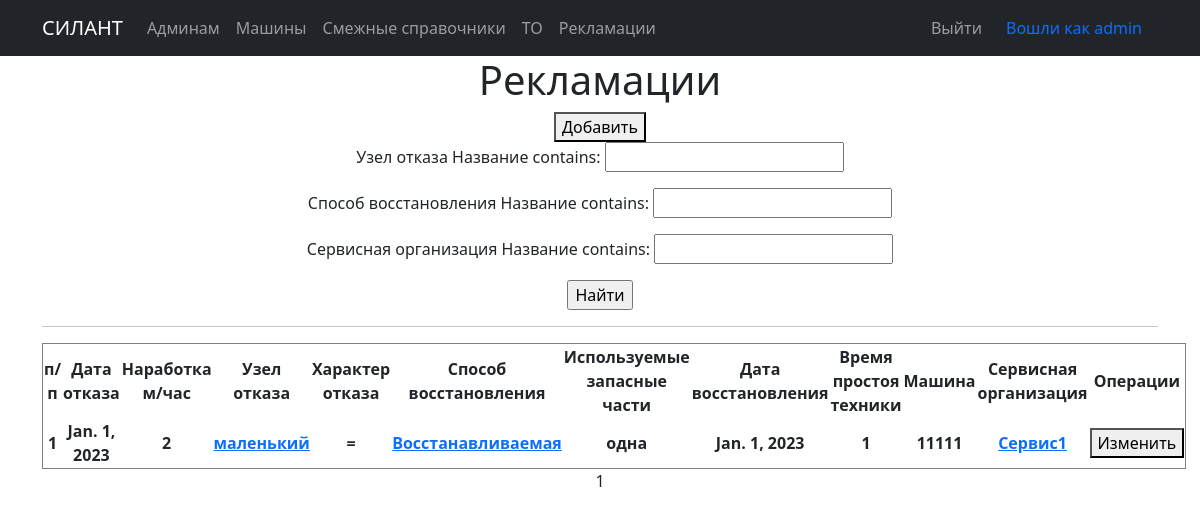
Page /cars/сomplaints/ (signed in) on the earlier database version.
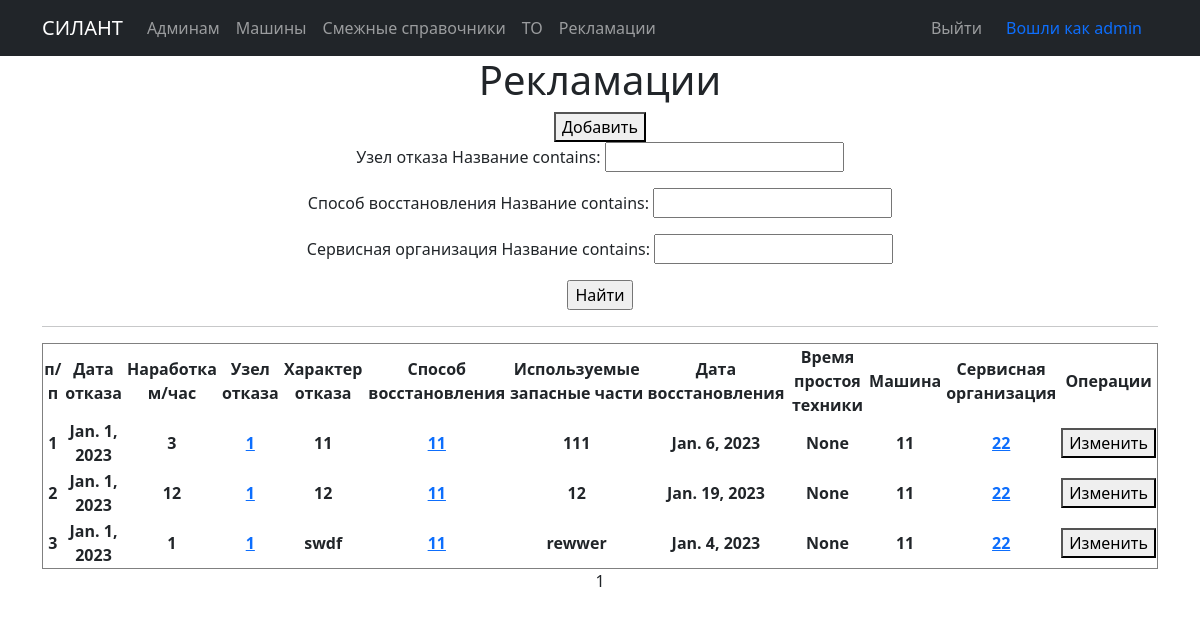
Same page on the later database version.
### silant/models.py (models this page shows, shortened)
class Complaints(models.Model):
    date_of_refusal = models.DateField(verbose_name='Дата отказа')
    operating_time = models.IntegerField(verbose_name='Наработка м/час')
    failure_node = models.ForeignKey(Failure_node, on_delete=models.CASCADE, verbose_name='Узел отказа')
    description_failure = models.TextField(max_length=1024, verbose_name='Характер отказа')
    recovery_method = models.ForeignKey(Recovery_method, on_delete=models.CASCADE, verbose_name='Способ восстановления')
    parts_used = models.TextField(verbose_name='Используемые запасные части')
    date_of_restoration = models.DateField(verbose_name='Дата восстановления')
    equipment_downtime = models.IntegerField(verbose_name='Время простоя техники', null = True, blank=True, editable=False)
    car = models.ForeignKey(Car, on_delete=models.CASCADE, verbose_name='Машина')
    service_company = models.ForeignKey(Service_company, on_delete=models.CASCADE, verbose_name='Сервисная организация')
    class Meta:
        verbose_name = 'Рекламации'
        verbose_name_plural = 'Рекламации'
        ordering = ['date_of_refusal']

class Base_dictionary(models.Model):
    name = models.TextField(unique=True, verbose_name='Название')
    description = models.TextField(blank=True, verbose_name='Описание')
    class Meta:
        abstract = True
    def __str__(self):
        return f'{self.name}'

class Failure_node(Base_dictionary):
    class Meta:
        verbose_name = 'Узел отказа'
        verbose_name_plural = 'Узлы отказа'

class Recovery_method(Base_dictionary):
    class Meta:
        verbose_name = 'Способ восстановления'
        verbose_name_plural = 'Способы восстановления'

class Car(models.Model):
    serial_number = models.TextField(max_length=30, unique=True, db_index=True, verbose_name='Зав. № машины')
    technique_model = models.ForeignKey(Technique_model, on_delete=models.CASCADE, db_index=True, verbose_name='Модель техники')
    engine_model = models.ForeignKey(Engine_model, on_delete=models.CASCADE, db_index=True, verbose_name='Модель двигателя')
    engine_number = models.TextField(max_length=30, verbose_name='Зав. № двигателя')
    transmission_model = models.ForeignKey(Transmission_model, on_delete=models.CASCADE, db_index=True, verbose_name='Модель трансмиссии')
    transmission_number = models.TextField(max_length=50, verbose_name='Зав. № трансмиссии')
    drive_axle_model = models.ForeignKey(Drive_axle_model, on_delete=models.CASCADE, db_index=True, verbose_name='Модель ведущего моста')
    drive_axle_number = models.TextField(max_length=50, verbose_name='Зав. № ведущего моста')
    steerable_axle_model = models.ForeignKey(Steerable_axle_model, on_delete=models.CASCADE, db_index=True, verbose_name='Модель управляемого моста')
    steerable_axle_number = models.TextField(max_length=50, verbose_name='Зав. № управляемого моста')
    supply_contract = models.TextField(max_length=50, blank=True, verbose_name='Договор поставки №, дата.')
    shipping_date = models.DateField(db_index=True, verbose_name='Дата отгрузки с завода')
    consignee = models.TextField(max_length=50, blank=True, verbose_name='Грузополучатель (конечный потребитель)')
    delivery_address = models.TextField(max_length=150, blank=True, verbose_name='Адрес поставки (эксплуатации)')
    equipment = models.TextField(max_length=150, blank=True, verbose_name='Комплектация (доп. опции)')
    client = models.ForeignKey(User, on_delete=models.CASCADE, null=True, blank=True, verbose_name='Клиент')
    service_company = models.ForeignKey(Service_company, on_delete=models.CASCADE, blank=True, verbose_name='Сервисная организация')
    def __str__(self):
        return f'{self.serial_number}'
    class Meta:
        verbose_name = 'Машины'
        verbose_name_plural = 'Машины'
        ordering = ['shipping_date']

class Service_company(Base_dictionary):
    user = models.OneToOneField(User, on_delete=models.CASCADE, verbose_name='Имя пользователя')
    class Meta:
        verbose_name = 'Сервисная компания'
        verbose_name_plural = 'Сервисные компании'

### silant/views.py (called while the page is built)
    def get_queryset(self):
        queryset = super().get_queryset()
        self.filterset = ComplaintsFilter(self.request.GET, queryset)
        return self.filterset.qs

    def get_context_data(self, **kwargs):
        context = super().get_context_data(**kwargs)
        context['filterset'] = self.filterset
        return context

### templates/Complaints/Complaints.html (shortened to what this page needs)
{% extends 'flatpages/default.html' %}
{% block content %}
   <h1>Рекламации</h1>
   <button onclick=location.href="/cars/сomplaints/create"> Добавить</button>
   <form action="" method="get">
        {{ filterset.form.as_p }}
        <input type="submit" value="Найти" />
    </form>
   <hr>
   {% if сomplaints %}
       <table border="1" style="text-align:center">
           <tr>
               <td><b>п/п</b></td>
               <td><b>Дата отказа</b></td>
               <td><b>Наработка м/час</b></td>
               <td><b>Узел отказа</b></td>
               <td><b>Характер отказа</b></td>
               <td><b>Способ восстановления</b></td>
               <td><b>Используемые запасные части</b></td>
               <td><b>Дата восстановления</b></td>
               <td><b>Время простоя техники</b></td>
               <td><b>Машина</b></td>
               <td><b>Сервисная организация</b></td>
               <td><b>Операции</b></td>
           </tr>
           {% for сomplaint in сomplaints %}
           <tr>
                <td><b>{{ сomplaint.id }}</b></td>
                <td><b>{{ сomplaint.date_of_refusal }}</b></td>
                <td><b>{{ сomplaint.operating_time }}</b></td>
                <td><b><a href="dictionary/failureNode/{{сomplaint.failure_node.id}}/">{{ сomplaint.failure_node }}</a></b></td>
                <td><b>{{ сomplaint.description_failure }}</b></td>
                <td><b><a href="dictionary/recoveryMethod/{{сomplaint.recovery_method.id}}/">{{ сomplaint.recovery_method }}</a></b></td>
                <td><b>{{ сomplaint.parts_used }}</b></td>
                <td><b>{{ сomplaint.date_of_restoration }}</b></td>
                <td><b>{{ сomplaint.equipment_downtime }}</b></td>
                <td><b>{{ сomplaint.car }}</b></td>
                <td><b><a href="dictionary/serviceCompany/{{сomplaint.service_company.id}}/">{{ сomplaint.service_company }}</a></b></td>
                <td><button onclick=location.href="/cars/сomplaints/edit/{{сomplaint.id}}">Изменить</button></td>
           </tr>
           {% endfor %}
       </table>
   {% else %}
       <h2>Данных пока нет!</h2>
   {% endif %}
   {{ page_obj.number }}
{% endblock content %}

Differences in the rows shown:
changed Complaints id 1: operating_time "2" → "3"; failure_node.name "маленький" → "1"; description_failure "=" → "11"; recovery_method.name "Восстанавливаемая" → "11"; parts_used "одна" → "111"; date_of_restoration "Jan. 1, 2023" → "Jan. 6, 2023"; equipment_downtime "1" → "None"; car.serial_number "11111" → "11"; service_company.name "Сервис1" → "22"
added Complaints: id "2", date_of_refusal "Jan. 1, 2023", operating_time "12", failure_node.name "1", description_failure "12", recovery_method.name "11", parts_used "12", date_of_restoration "Jan. 19, 2023", equipment_downtime "None", car.serial_number "11", service_company.name "22"
added Complaints: id "3", date_of_refusal "Jan. 1, 2023", operating_time "1", failure_node.name "1", description_failure "swdf", recovery_method.name "11", parts_used "rewwer", date_of_restoration "Jan. 4, 2023", equipment_downtime "None", car.serial_number "11", service_company.name "22"
